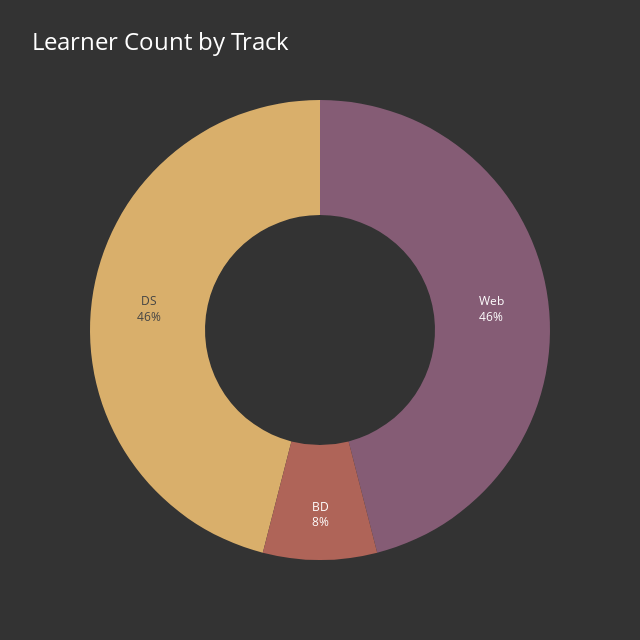

Source (notebook cell):
### Code cell
df_type = DataFrame(learners)
type_value_counts = df_type["track"].value_counts()
data = go.Pie(
    labels=type_value_counts.index,
    values=type_value_counts.values,
    hole=0.5,
    textinfo="percent+label",
    textfont={"size": 12},
    hoverinfo="text+label+value",
    textposition='inside',
    showlegend=False,
)
layout = go.Layout(
    title={
        "text": "Learner Count by Track",
        "font": {"color": "white", "size": 24},
    },
    colorway=px.colors.qualitative.Antique,
    width=640,
    height=640,
    paper_bgcolor="#333333",
)
figure = go.Figure(data, layout)
figure.show()

### Figure 1 — Plotly figure (JSON) as saved in the notebook; plotly's stock layout.template omitted (floating-point values rounded to 4 significant figures)
{"data": [{"hole": 0.5, "hoverinfo": "text+label+value", "labels": ["Web", "DS", "BD"], "showlegend": false, "textfont": {"size": 12}, "textinfo": "percent+label", "textposition": "inside", "values": [23, 23, 4], "type": "pie"}], "layout": {"colorway": ["rgb(133, 92, 117)", "rgb(217, 175, 107)", "rgb(175, 100, 88)", "rgb(115, 111, 76)", "rgb(82, 106, 131)", "rgb(98, 83, 119)", "rgb(104, 133, 92)", "rgb(156, 156, 94)", "rgb(160, 97, 119)", "rgb(140, 120, 93)", "rgb(124, 124, 124)"], "height": 640, "paper_bgcolor": "#333333", "title": {"font": {"color": "white", "size": 24}, "text": "Learner Count by Track"}, "width": 640}}
